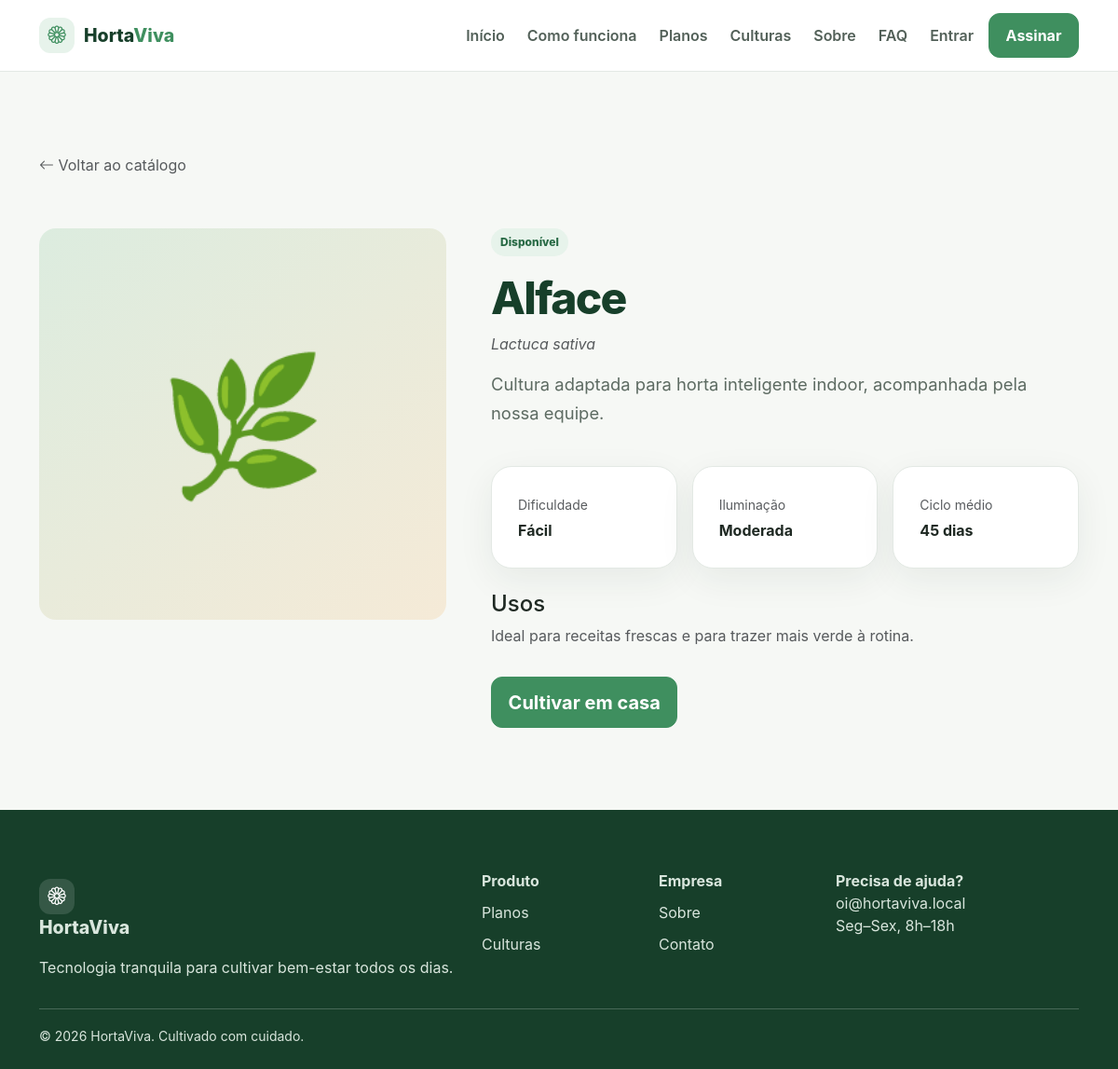
The app's page /culturas/lettuce/ with its own data.
### crops/models.py (models this page shows, shortened)
class Crop(BaseModel):
    common_name = models.CharField(max_length=120)
    scientific_name = models.CharField(max_length=180, blank=True)
    code = models.SlugField(unique=True)
    description = models.TextField(blank=True)
    difficulty = models.CharField(max_length=30, default="Fácil")
    light_requirement = models.CharField(max_length=80, blank=True)
    uses = models.TextField(blank=True)
    is_available = models.BooleanField(default=True)

class Cultivar(BaseModel):
    crop = models.ForeignKey(Crop, on_delete=models.CASCADE, related_name="cultivars")
    name = models.CharField(max_length=120)
    days_to_harvest = models.PositiveSmallIntegerField(null=True, blank=True)
    class Meta:
        constraints = [models.UniqueConstraint(fields=["crop", "name"], name="uniq_crop_cultivar")]

### core/views.py (the view)
def crop_detail(request, code):
    return render(request, "public/crop_detail.html", {"crop": get_object_or_404(Crop.objects.prefetch_related("cultivars__requirements"), code=code)})

### templates/public/crop_detail.html
{% extends 'base.html' %}{% block title %}{{ crop.common_name }} — HortaViva{% endblock %}{% block public_content %}<section class="section"><div class="container"><a href="{% url 'crop-catalog' %}" class="text-muted"><i class="bi bi-arrow-left"></i> Voltar ao catálogo</a><div class="row g-5 mt-2"><div class="col-lg-5"><div class="crop-visual" style="height:420px;font-size:9rem">🌿</div></div><div class="col-lg-7"><span class="badge-soft">{% if crop.is_available %}Disponível{% else %}Indisponível{% endif %}</span><h1 class="section-title mt-3">{{ crop.common_name }}</h1><p class="text-muted fst-italic">{{ crop.scientific_name }}</p><p class="lead-soft">{{ crop.description|default:'Cultura adaptada para horta inteligente indoor, acompanhada pela nossa equipe.' }}</p><div class="row g-3 my-4"><div class="col-sm-4"><div class="soft-card"><small class="text-muted">Dificuldade</small><strong class="d-block mt-1">{{ crop.difficulty }}</strong></div></div><div class="col-sm-4"><div class="soft-card"><small class="text-muted">Iluminação</small><strong class="d-block mt-1">{{ crop.light_requirement|default:'Moderada' }}</strong></div></div><div class="col-sm-4"><div class="soft-card"><small class="text-muted">Ciclo médio</small><strong class="d-block mt-1">{% with cultivar=crop.cultivars.first %}{{ cultivar.days_to_harvest|default:'45' }} dias{% endwith %}</strong></div></div></div><h4>Usos</h4><p class="text-muted">{{ crop.uses|default:'Ideal para receitas frescas e para trazer mais verde à rotina.' }}</p><a href="{% url 'signup' %}" class="btn btn-brand btn-lg mt-3">Cultivar em casa</a></div></div></div></section>{% endblock %}

### static/css/app.css (style rules this page uses)
:root { --green-dark:#173f2a;--green:#3f8f5f;--green-deep:#286a45;--green-light:#e7f3eb;--green-pale:#f0f7f2;--background:#f6f8f5;--surface:#fff;--text:#1f2923;--muted:#758079;--warning:#d99a2b;--danger:#c94a4a;--border:#e3e9e4;--radius:22px;--shadow:0 12px 38px rgba(23,63,42,.07) }
* { box-sizing:border-box }
body { font-family:Inter,ui-sans-serif,system-ui,-apple-system,"Segoe UI",sans-serif;color:var(--text);background:var(--background) }
a { text-decoration:none;color:inherit }
.btn { border-radius:12px;font-weight:700;padding:.7rem 1.1rem }
.btn-brand { background:var(--green);border-color:var(--green);color:#fff }
.lead-soft { font-size:1.15rem;line-height:1.7;color:#5d6b62;max-width:650px }
.section { padding:88px 0 }
.section-title { font-size:clamp(2rem,4vw,3.3rem);letter-spacing:-.035em;color:var(--green-dark);font-weight:800 }
.soft-card,.metric-card,.content-card { background:var(--surface);border:1px solid var(--border);border-radius:var(--radius);box-shadow:var(--shadow) }
.soft-card { padding:28px;height:100% }
.crop-visual { height:175px;border-radius:18px;background:linear-gradient(140deg,#dcecdf,#f5ead7);display:grid;place-items:center;font-size:5rem }
.badge-soft { display:inline-flex;align-items:center;border-radius:999px;padding:6px 10px;background:var(--green-light);color:var(--green-deep);font-size:.75rem;font-weight:800 }

### records on screen
Crop: common_name "Alface", scientific_name "Lactuca sativa", description "Cultura adaptada para horta inteligente indoor, acompanhada pela nossa equipe.", difficulty "Fácil", light_requirement "Moderada", uses "Ideal para receitas frescas e para trazer mais verde à rotina."
Cultivar: days_to_harvest "45"
